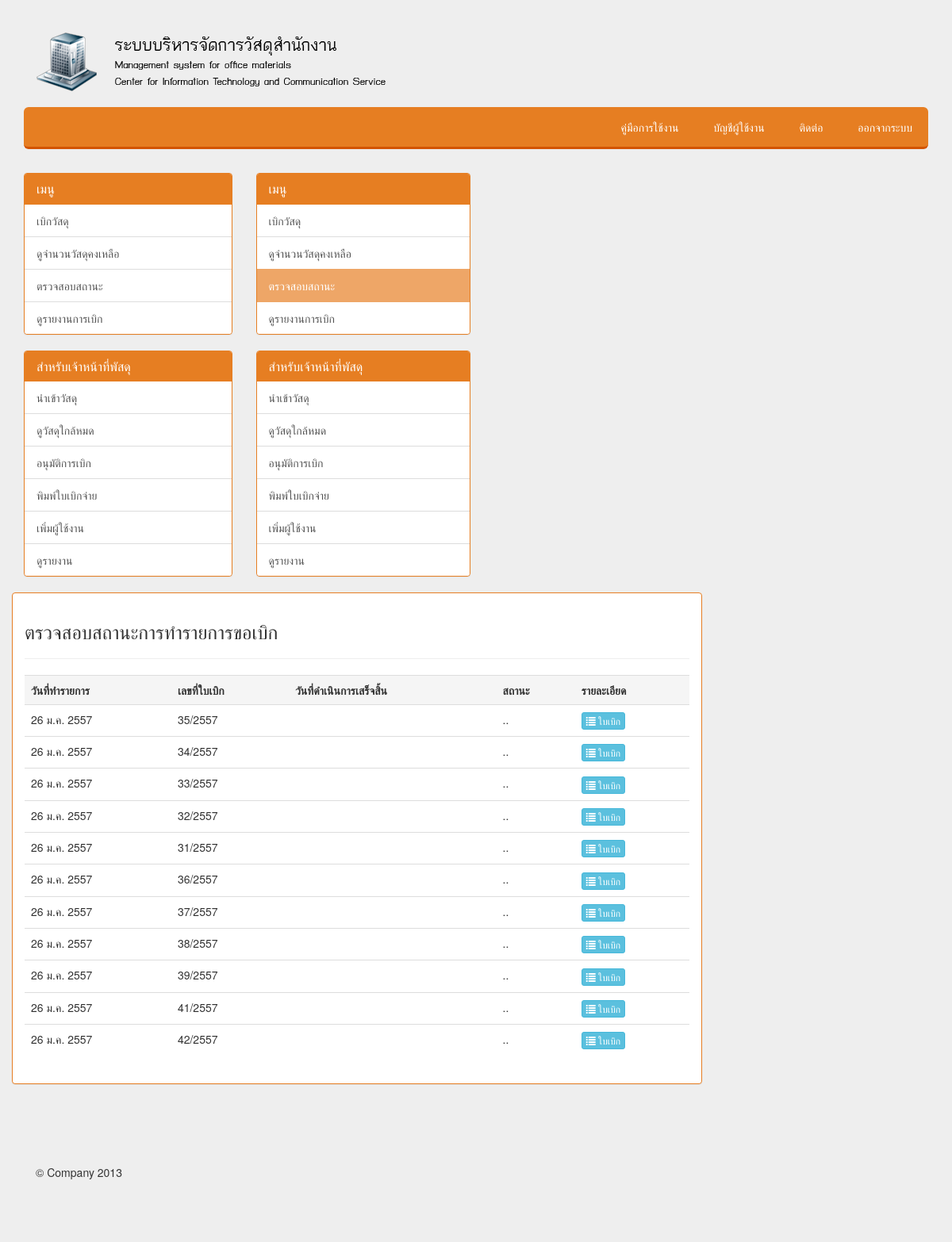
/track.php (signed in), run on the app's committed database.
### tables this page shows
CREATE TABLE `widenid` (
  `id_widen` int(11) NOT NULL auto_increment,
  `date_widen` date NOT NULL,
  `u_id` int(11) NOT NULL,
  `w_id` int(11) NOT NULL,
  `o_id` int(11) NOT NULL,
  `status` varchar(100) NOT NULL,
  `end_order` date NOT NULL,
  PRIMARY KEY  (`id_widen`)
);

### track.php (the view, shortened to what this page needs)
<!DOCTYPE html>
<html>
<head>
  <link href="src/css/main.css" rel="stylesheet">
    <link href="src/css/bootstrap.css" rel="stylesheet">
    <link href="src/signin.css" rel="stylesheet">
    <link href="src/justified-nav.css" rel="stylesheet">
</head>
<body>
<br>
<div class="container">
<? require "menu.php"; ?>
    <div class="row">
        <div class="col-xs-6 col-sm-3 sidebar-offcanvas" id="sidebar" role="navigation">
          <div class="panel panel-carot">
            <div class="panel-heading">
              <h3 class="panel-title">เมนู</h3>
            </div>
			<div class="list-group">
            <a href="widenmaterial.php" class="list-group-item ">เบิกวัสดุ</a>
            <a href="#" class="list-group-item">ดูจำนวนวัสดุคงเหลือ</a>
            <a href="track.php" class="list-group-item active">ตรวจสอบสถานะ</a>
            <a href="#" class="list-group-item">ดูรายงานการเบิก</a>
           </div>
          </div>
          <div class="panel panel-carot">
            <div class="panel-heading">
              <h3 class="panel-title">สำหรับเจ้าหน้าที่พัสดุ</h3>
            </div>
            <div class="list-group">
            <a href="#" class="list-group-item">นำเข้าวัสดุ</a>
            <a href="#" class="list-group-item">ดูวัสดุใกล้หมด</a>
            <a href="#" class="list-group-item">อนุมัติการเบิก</a>
            <a href="#" class="list-group-item">พิมพ์ใบเบิกจ่าย</a>
            <a href="#" class="list-group-item">เพิ่มผู้ใช้งาน</a>
            <a href="#" class="list-group-item">ดูรายงาน</a>
           </div>
          </div>
        </div>
        <div class="col-xs-11 col-sm-9" >
            <div id="tracking" class="panel panel-carot">
              <div class="panel-body">
                  <h3>ตรวจสอบสถานะการทำรายการขอเบิก</h3>
                   <hr>
                   <?php
					function DateThai($strDate)
					{
						$strYear = date("Y",strtotime($strDate))+543;
						$strMonth= date("n",strtotime($strDate));
						$strDay= date("j",strtotime($strDate));
						$strMonthCut = Array("","ม.ค.","ก.พ.","มี.ค.","เม.ย.","พ.ค.","มิ.ย.","ก.ค.","ส.ค.","ก.ย.","ต.ค.","พ.ย.","ธ.ค.");
						$strMonthThai=$strMonthCut[$strMonth];
						return "$strDay $strMonthThai $strYear";
					}
					$query = "SELECT * FROM  `widenid` WHERE  `u_id` = ( SELECT id FROM users WHERE username =  '".$_SESSION['user']['username']."' ) ";
					$qry_result = mysql_query($query) or die(mysql_error());
					$display_string = '<table class="table">';
					$display_string .= '<tr class="active">';
					$display_string .= "<th>วันที่ทำรายการ	</th>";
					$display_string .= "<th>เลขที่ใบเบิก</th>";
					$display_string .= "<th>วันที่ดำเนินการเสร็จสิ้น</th>";
					$display_string .= "<th>สถานะ</th>";
					$display_string .= "<th>รายละเอียด</th>";
					$display_string .= "</tr>";
					while($row = mysql_fetch_array($qry_result)){
						$newD = DateThai($row[date_widen]);
						$strYear = date("Y",strtotime($row[date_widen]))+543;
						$no_order = $row[id_widen].'/'.$strYear ;
						$display_string .= "<tr>";
						$display_string .= "<td>$newD</td>";
						$display_string .= "<td>$no_order</td>";
						$display_string .= "<td></td>";
						$display_string .= "<td>..</td>";
						$display_string .= '<td>
							<div class="myclass" id="'.$row[w_id].'">
                            <button type="button" onclick="showorder('.$row[w_id].','.$row[id_widen].','.$strYear.')" class="btn btn-info btn-xs mybtn">
                                <span class="glyphicon glyphicon-list"></span> ใบเบิก
                            </button>
							</div>
                        </td>';
						$display_string .= "</tr>";
					}
					$display_string .= "</table>";
					echo $display_string;
				   ?>
              </div>
            </div>
        </div>
      </div>
</div>
<? require "footer.php"; ?>
</body>
</html>

### src/css/main.css (style rules this page uses)
body { font-family: 'Open Sans', sans-serif; background:#ecf0f1; }
a { text-decoration:none; color:white; }

### src/signin.css (style rules this page uses)
body { padding-top: 40px; padding-bottom: 40px; background-color: #eee; }

### src/justified-nav.css (style rules this page uses)
body { padding-top: 20px; }

### data on the page
widenid: date_widen "26 ม.ค. 2557", no_order "35/2557"
widenid: date_widen "26 ม.ค. 2557", no_order "34/2557"
widenid: date_widen "26 ม.ค. 2557", no_order "33/2557"
widenid: date_widen "26 ม.ค. 2557", no_order "32/2557"
widenid: date_widen "26 ม.ค. 2557", no_order "31/2557"
widenid: date_widen "26 ม.ค. 2557", no_order "36/2557"
widenid: date_widen "26 ม.ค. 2557", no_order "37/2557"
widenid: date_widen "26 ม.ค. 2557", no_order "38/2557"
widenid: date_widen "26 ม.ค. 2557", no_order "39/2557"
widenid: date_widen "26 ม.ค. 2557", no_order "41/2557"
widenid: date_widen "26 ม.ค. 2557", no_order "42/2557"
